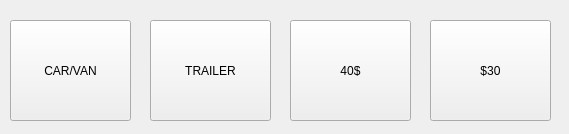
<?xml version="1.0" encoding="UTF-8"?>
<ui version="4.0">
 <class>Form</class>
 <widget class="QWidget" name="Form">
  <property name="geometry">
   <rect>
    <x>0</x>
    <y>0</y>
    <width>569</width>
    <height>134</height>
   </rect>
  </property>
  <property name="windowTitle">
   <string>wof</string>
  </property>
  <widget class="QPushButton" name="pushButton">
   <property name="geometry">
    <rect>
     <x>10</x>
     <y>20</y>
     <width>121</width>
     <height>101</height>
    </rect>
   </property>
   <property name="text">
    <string>CAR/VAN</string>
   </property>
  </widget>
  <widget class="QPushButton" name="pushButton_2">
   <property name="geometry">
    <rect>
     <x>150</x>
     <y>20</y>
     <width>121</width>
     <height>101</height>
    </rect>
   </property>
   <property name="text">
    <string>TRAILER</string>
   </property>
  </widget>
  <widget class="QPushButton" name="pushButton_3">
   <property name="geometry">
    <rect>
     <x>290</x>
     <y>20</y>
     <width>121</width>
     <height>101</height>
    </rect>
   </property>
   <property name="text">
    <string>40$</string>
   </property>
  </widget>
  <widget class="QPushButton" name="pushButton_4">
   <property name="geometry">
    <rect>
     <x>430</x>
     <y>20</y>
     <width>121</width>
     <height>101</height>
    </rect>
   </property>
   <property name="text">
    <string>$30</string>
   </property>
  </widget>
 </widget>
 <resources/>
 <connections/>
</ui>
